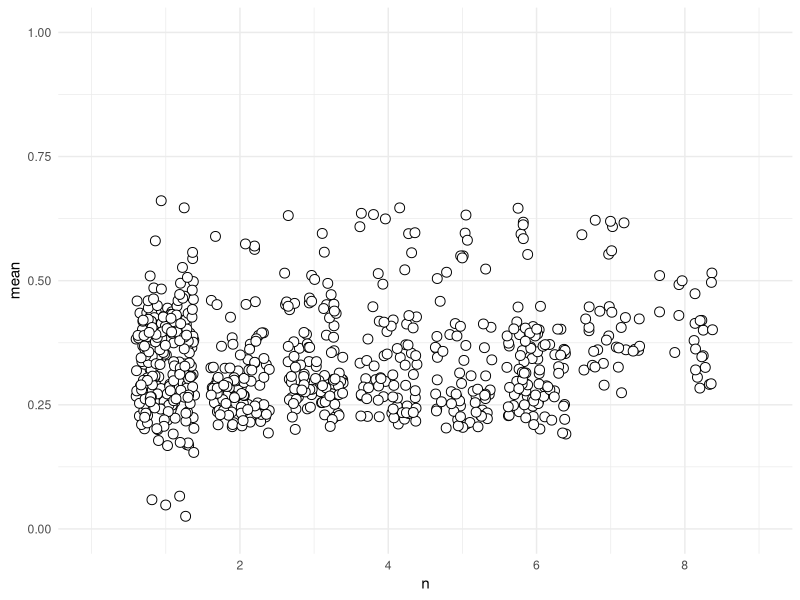
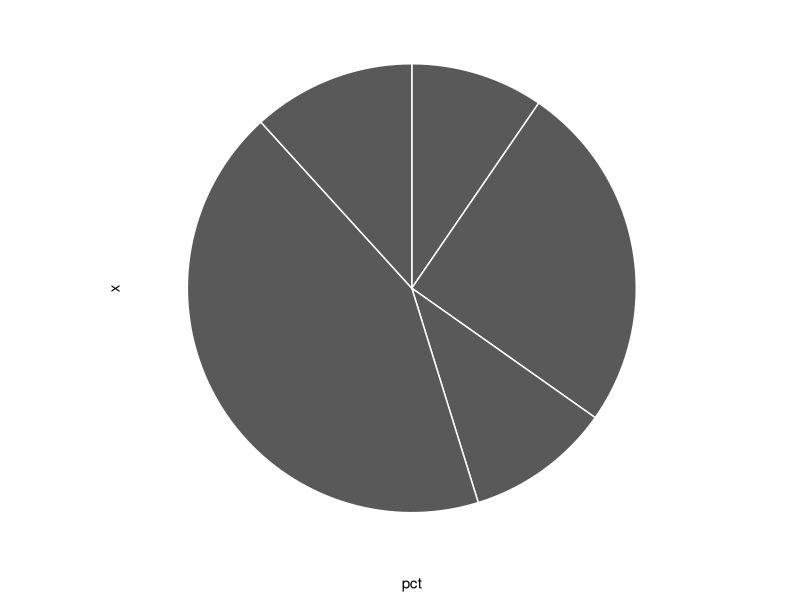
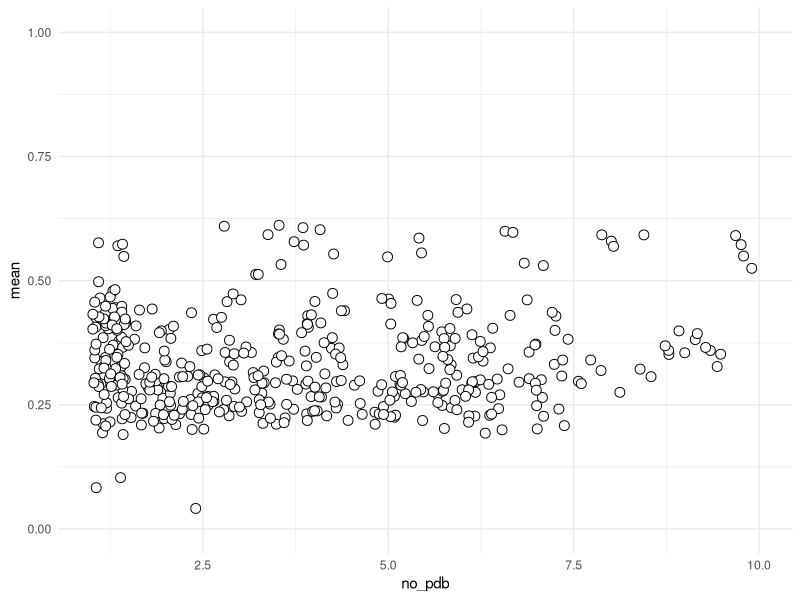

Recreate these plots in R, in order.
# Name:     get_seq_struct_differences.R
# Updated:  20230206
# Author:   Andrew Kleist

# packages, working directory
setwd("~/Desktop/Volkman_Lab/BABU_VOLKMAN/CHEMOKINE_PRJ/Data/chemokine_gpcr_ms/")
library(tidyverse)

##############################################################################





data <- read_csv("05_integrate/output/RIN_CONS_CLASS.csv") %>%
  filter(file %in% c("5uiw","7o7f", "7f1r", "zheng", "7vl9", "7xa3", "7f1t", "6wwz", "6lfo", "ngo", "7sk3", "7xbx")) %>%
  # select all complexes containing only human CK/CKR (12 complexes)
  select(file, source_gnccn, target_gnccn, dom1, dom2, all_para_ck, all_para_ckr) %>%
  unique()
data$mean <- ave(data$all_para_ck, data$all_para_ckr)
get.pdb <- data %>% count(source_gnccn, target_gnccn)
data <- left_join(data, get.pdb)

data %>%
  ggplot(aes(n, mean)) +
  geom_jitter(shape = 21, colour = "black", fill = "white", size = 3, stroke = 0.5, width = 0.4, height = 0.05) +
  scale_x_continuous(limits=c(0, 9), breaks=c(2,4,6,8,10)) +
  scale_y_continuous(limits=c(0, 1)) +
  theme_minimal()

data <- data %>%
  mutate(str_unstr_ck = case_when(
    dom1 == "NTc" ~ "NTc",
    dom1 != "NTc" ~ "str"
  )) %>%
  mutate(str_unstr_ckr = case_when(
    dom2 == "NTr" ~ "NTr",
    dom2 == "ECL2" ~ "ECL2",
    dom2 != c("NTc", "ECL2")  ~ "str"
  ))

# filter and count
data <- data %>% filter(n == 1) %>% filter(mean < 0.5) %>% count(str_unstr_ck, str_unstr_ckr)
data <- data %>% mutate(pct = n / (sum(n)))

data$n <- factor(data$n, levels = data$n[order(data$n)])
data %>%
ggplot(aes(x = "", y= pct)) +
  geom_bar(width = 0.5,size = 0.5, stat="identity", color = "white") +
  coord_polar("y") +
  theme_classic() +
  theme(axis.line = element_blank(),
        axis.text = element_blank(),
        axis.ticks = element_blank()) 

#----

GetContactVenn <- function(PDB1, PDB2){
  # Defines percentage of contacts shared (intersection) for 2 PDBs
  # compared to unique contacts in each PDB
  set1 <- read_csv("05_integrate/output/RIN_CONS_CLASS.csv") %>% 
    filter(file == PDB1) %>%
    select(file, source_gnccn, target_gnccn) %>%
    unique() %>%
    select(-file)
  
  set2 <- read_csv("05_integrate/output/RIN_CONS_CLASS.csv") %>% 
    filter(file == PDB2) %>%
    select(file, source_gnccn, target_gnccn) %>%
    unique() %>%
    select(-file)
  
  set1.not.set2 <- setdiff(set1, set2)
  set1.not.set2$type <- c(paste0(PDB1, "_not_", PDB2))
  set2.not.set1 <- setdiff(set2, set1)
  set2.not.set1$type <- c(paste0(PDB2, "_not_", PDB1))
  set1.i.set2 <- intersect(set1, set2)
  set1.i.set2$type <- c(paste0(PDB1, "_", PDB2))
  master <- rbind(set1.not.set2, set2.not.set1, set1.i.set2)
  rm(set1, set2)
  
  return(master)
}

test <- GetContactVenn("5uiw", "7vl9")
test <- GetContactVenn("5uiw", "7o7f")
test <- GetContactVenn("5wb2", "4xt1")



#--

data <- read_csv("05_integrate/output/RIN_CONS_CLASS.csv") %>%
  filter(file %in% c("5uiw","7vl9", "7xa3", "7f1t", "6wwz", "6lfo", "ngo", "7sk3", "7xbx")) %>%
  select(file, no_pdb, source_gnccn, target_gnccn, all_para_ck, all_para_ckr) %>%
  unique()

data$mean <- ave(data$all_para_ck, data$all_para_ckr)


data %>%
  ggplot(aes(no_pdb, mean)) +
  geom_jitter(shape = 21, colour = "black", fill = "white", size = 3, stroke = 0.5, width = 0.5, height = 0.05) +
  ylim(0,1) +
  xlim(1,10) +
  theme_minimal()
